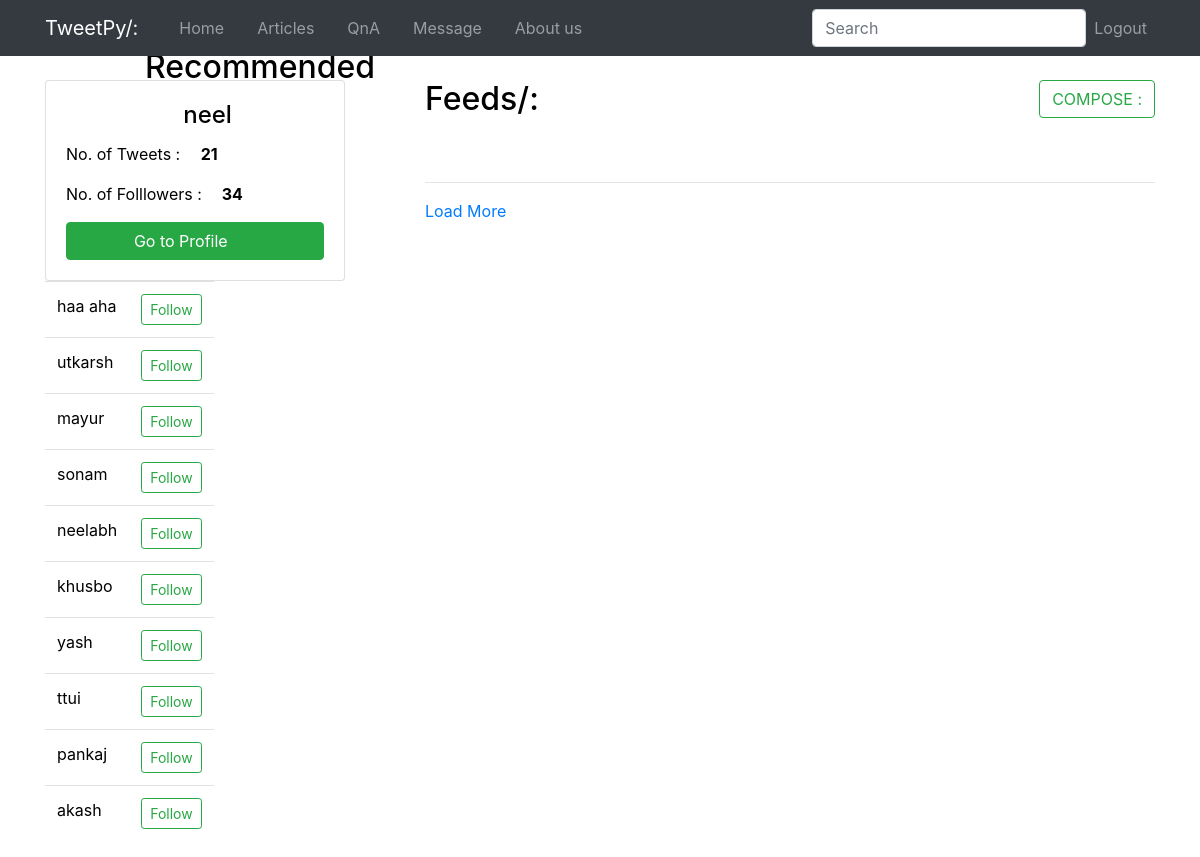
Screenshot of / (signed in) with the database file from the repository.
### accounts/models.py (models this page shows, shortened)
class UserProfile(models.Model):
    user = models.OneToOneField(User,related_name ="profile")
    following = models.ManyToManyField(User,related_name='followed_by')
    objects = UserProfileManager()
    def get_following(self):
        users   = self.following.all()
        print("*****************************")
        print(users)
        return users

### tweets/views.py (the view)
# urls.py: url(r'^$',TweetListView.as_view(),name="home"),
class TweetListView(LoginRequiredMixin,ListView):
    def get_queryset(self,*args,**kwargs):
        qs = Tweet.objects.all()
        query = self.request.GET.get("q",None)
        print(query)
        if query is not None:
            qs = qs.filter(
                Q(content__icontains=query) |
                Q(user__username__icontains=query)
            )
        return qs
    def get_context_data(self,*args,**kwargs):
        context = super(TweetListView,self).get_context_data(*args,**kwargs)
        context["createform"] = TweetModelForm()
        context["create_url"] = reverse_lazy("tweet:create")
        print(context)
        return context

### tweets/forms.py (shortened to what this page needs)
class TweetModelForm(forms.ModelForm):
    content = forms.CharField(label="",
                widget=forms.Textarea(
                    attrs={'placeholder':"your message","class":"form-control","rows":"1"}
                ))
    class Meta:
        model = Tweet
        fields  = [
            'content'
        ]

### accounts/models.py (called while the page is built)
    def recommended(self,user,limit_to=10):
        profile = user.profile
        following = profile.following.all()
        following = profile.get_following()
        qs = self.get_queryset().exclude(user__in=following).exclude(id=profile.id).order_by("?")[:limit_to]
        return qs

### accounts/templatetags/recommended.py (called while the page is built)
@register.inclusion_tag("accounts/snippets/recommend.html")
def recommended(user):
    if isinstance(user,User):
        qs = UserProfile.objects.recommended(user)
        return {"recommended":qs}

### tweets/models.py (called while the page is built)
    def __str__(self):
        return self.content

### templates/tweets/tweet_list.html (shortened to what this page needs)
{%extends 'base.html'%}
{% load recommended %}
{% block content %}
    <div class="col-lg-4 gayab">
        <div class="dashboard" style="margin-top: 80px;">
            <div class="card m-0" style="width: 300px" >
                    <div class="card-body mr-0">
                        <h4 class="card-title text-center"><i class="fas fa-user-graduate"></i>
          {{request.user}}</h4>
                        <p class="card-text ">No. of Tweets : <span class="font-weight-bold ml-3">   21</span></p>
                        <p class="card-text ">No. of Folllowers :<span class="font-weight-bold ml-3" > 34</span> </p>
                        <a class="btn btn-success btn-block" href="/user/{{request.user}}">Go to Profile<i class="fas fa-arrow-circle-right ml-3"></i>
        </a>
                    </div>
                </div>
        </div>
        <br>
        <br>
        <div class="recommended">
            <h2>Recommended User</h2>
            {% recommended request.user %}
        </div>
        </div>
    <div class="col-lg-8 ">
      {% if not request.GET.q%}
        <div class="" style="margin-top: 80px;">
          <h2 class="d-inline">Feeds/:</h2>
            <button class="btn btn-outline-success float-right d-inline" data-toggle="collapse" data-target="#collapse-btn-6">COMPOSE :</button>
          </div>
           <br>
            <br>
        {% endif%}
    <div id="tweet-container" data-url='/api/tweet'>
      <hr>
    </div>
        <a href="#" class="loadmore">Load More</a>
  </div>
{% endblock content%}

### accounts/templates/accounts/snippets/recommend.html
<div class="table">
        <table class="table-responsive">
                        {% for profile in recommended %}
                <tr>
                        <td>
        <a  style='color:inherit;'href="/user/{{profile.user.username}}/"><span style="font-style:initial">{{profile.user.username}}</span></a>
                        </td>
                        <td>
                                        <a href="/user/{{profile.user.username}}" class="btn btn-outline-success btn-sm" > Follow
                                        </a>
                        </td>
                </tr>
{% endfor %}
        </table>
</div>

### static-storage/static/css/custom.css (style rules this page uses)
body { color:black; }
.dashboard { float:left; max-width: 100px; }

### templates/base.html (style rules this page uses)
i { font-family: fontawesome !important; }

### rows the page displays
UserProfile: user.username "haa aha"
UserProfile: user.username "utkarsh"
UserProfile: user.username "mayur"
UserProfile: user.username "sonam"
UserProfile: user.username "neelabh"
UserProfile: user.username "khusbo"
UserProfile: user.username "yash"
UserProfile: user.username "ttui"
UserProfile: user.username "pankaj"
UserProfile: user.username "akash"

### other values shown
{{ request.user }} "neel"
